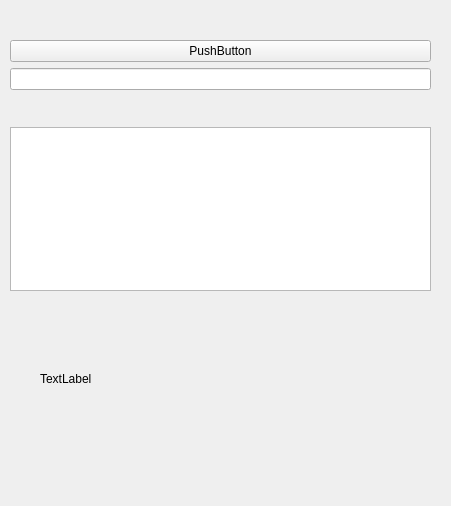
<?xml version="1.0" encoding="UTF-8"?>
<ui version="4.0">
 <class>MainWidget</class>
 <widget class="QWidget" name="MainWidget">
  <property name="geometry">
   <rect>
    <x>0</x>
    <y>0</y>
    <width>451</width>
    <height>506</height>
   </rect>
  </property>
  <property name="windowTitle">
   <string>Form</string>
  </property>
  <widget class="QWidget" name="verticalLayoutWidget">
   <property name="geometry">
    <rect>
     <x>10</x>
     <y>40</y>
     <width>421</width>
     <height>251</height>
    </rect>
   </property>
   <layout class="QVBoxLayout" name="verticalLayout">
    <item>
     <widget class="QPushButton" name="pushButton">
      <property name="text">
       <string>PushButton</string>
      </property>
     </widget>
    </item>
    <item>
     <widget class="QLineEdit" name="lineEdit"/>
    </item>
    <item>
     <spacer name="verticalSpacer">
      <property name="orientation">
       <enum>Qt::Vertical</enum>
      </property>
      <property name="sizeHint" stdset="0">
       <size>
        <width>20</width>
        <height>60</height>
       </size>
      </property>
     </spacer>
    </item>
    <item>
     <widget class="QTextEdit" name="textEdit">
      <property name="html">
       <string>&lt;!DOCTYPE HTML PUBLIC &quot;-//W3C//DTD HTML 4.0//EN&quot; &quot;http://www.w3.org/TR/REC-html40/strict.dtd&quot;&gt;
&lt;html&gt;&lt;head&gt;&lt;meta name=&quot;qrichtext&quot; content=&quot;1&quot; /&gt;&lt;style type=&quot;text/css&quot;&gt;
p, li { white-space: pre-wrap; }
&lt;/style&gt;&lt;/head&gt;&lt;body style=&quot; font-family:'Ubuntu'; font-size:11pt; font-weight:400; font-style:normal;&quot;&gt;
&lt;p style=&quot;-qt-paragraph-type:empty; margin-top:0px; margin-bottom:0px; margin-left:0px; margin-right:0px; -qt-block-indent:0; text-indent:0px; font-family:'Ubuntu';&quot;&gt;&lt;br /&gt;&lt;/p&gt;&lt;/body&gt;&lt;/html&gt;</string>
      </property>
     </widget>
    </item>
   </layout>
  </widget>
  <widget class="QLabel" name="outFName">
   <property name="geometry">
    <rect>
     <x>40</x>
     <y>370</y>
     <width>67</width>
     <height>17</height>
    </rect>
   </property>
   <property name="text">
    <string>TextLabel</string>
   </property>
  </widget>
 </widget>
 <resources/>
 <connections/>
</ui>
